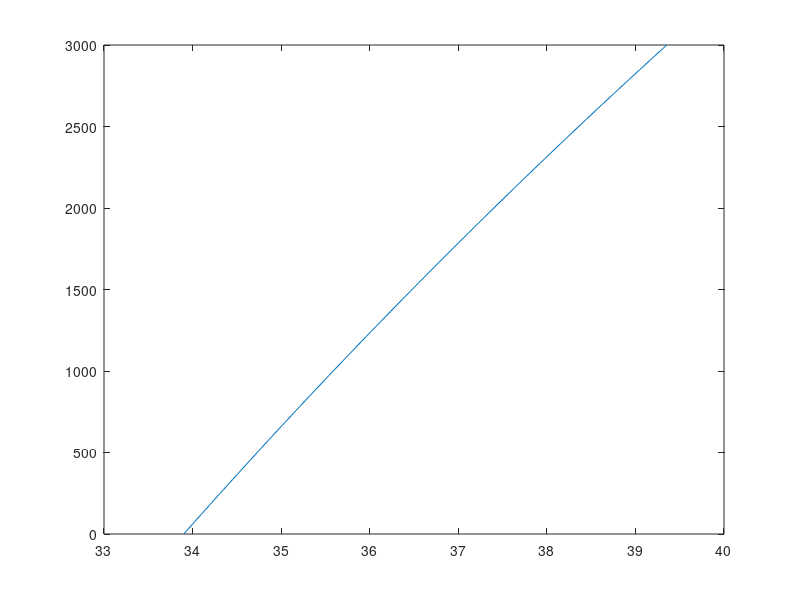

MATLAB code for this plot:
%% Speed and climb things
%ISA inputs
R_isa=287.;              %??
g_isa=9.80665;          %gravitational acceleration
lambda_isa=-0.0065;     %temperature gradient
rho0_isa=1.225;         %sea level density
P0_isa=101325;          %sea level pressure
%h=[0., 2400, 1524];                               %INPUT   [m]
h=linspace(0,3000,100);
T_0_isa=288.15;%sea level temperature
Parray=[];
rhoarray=[];

for i = h
    T=288.15+lambda_isa*i;
    P_isa = P0_isa * ((1 + (lambda_isa*i) / T_0_isa) ^ (-g_isa / (R_isa*lambda_isa)));
    rho_isa=P_isa/R_isa/T;
    Parray=[Parray, P_isa];
    rhoarray=[rhoarray, rho_isa];
end
%% Stall speed and maximum speed
CLmax=2.1;              %INPUT
W=1332.8*9.80665;         %INPUT The weight
S=8.84;                   %INPUT
Pbr=100;               %INPUT Bbrake power of the propellor.
np=1;                 %INPUT Efficiency of the propellor
A=10;
e=0.95;                 %INPUT
T=5000;                 %INPUT
CD0=0.0355;             %INPUT
CLopt_Vmax=sqrt(3/2*CD0*1/(pi*A*e));%INPUT
CD=0.0355+CLopt_Vmax^2/(pi*A*e);
V_stall=sqrt (W./S*2./rhoarray*1./CLmax);
Vmax=sqrt( T./(rhoarray*CD*S)*(1+sqrt(4*CD./(pi*A*e)*(W./T)^2)));
%f1 = figure
plot(V_stall,h)
 
%%Cp= Pbr/rho
%% Maximum climb angle
